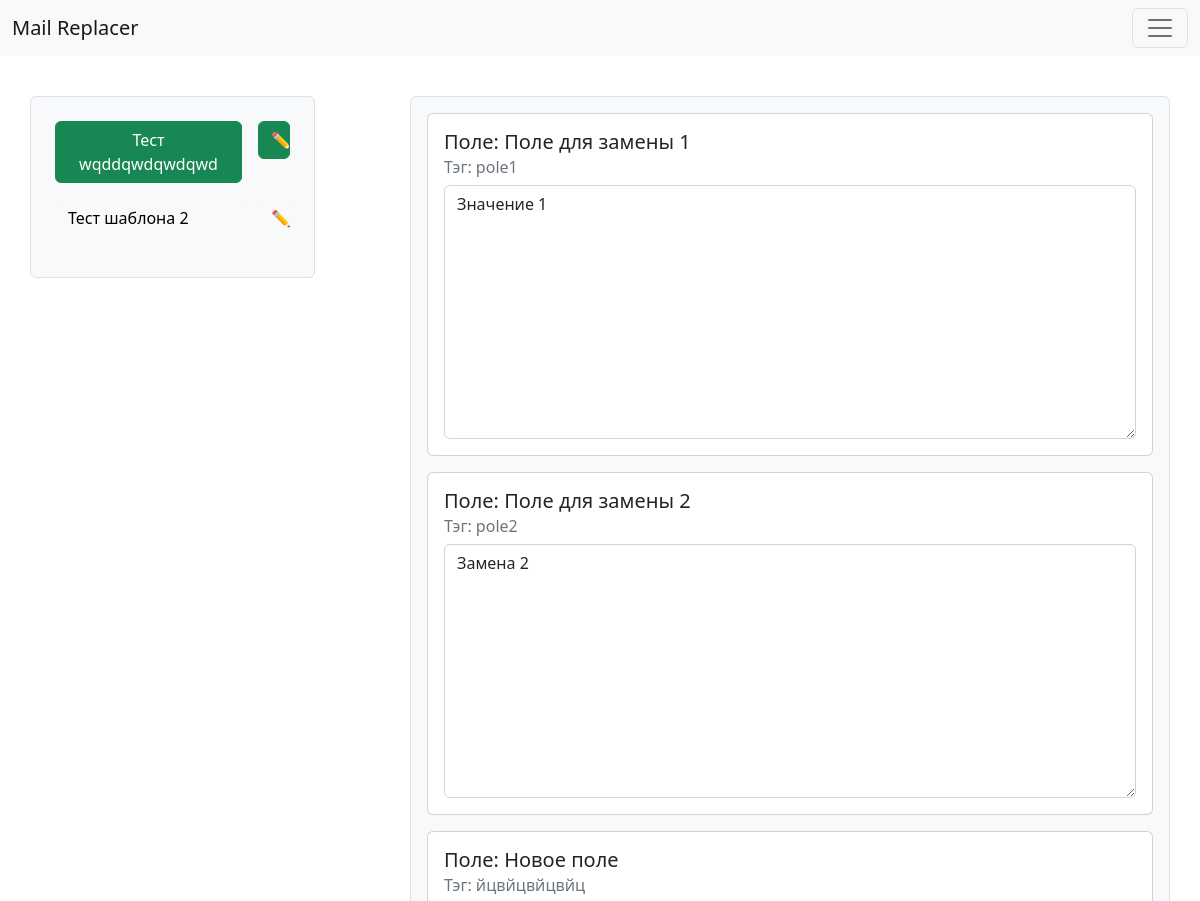
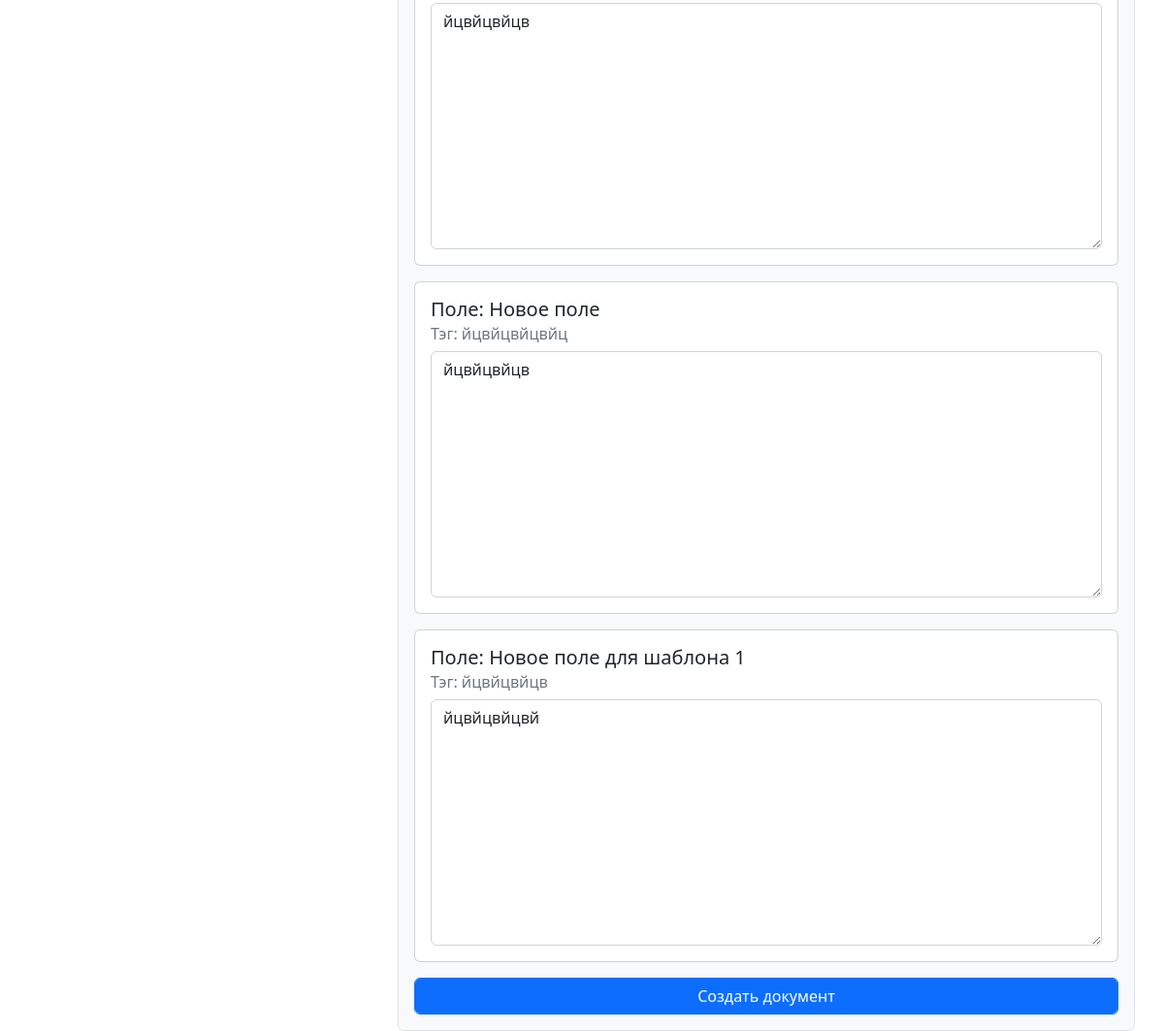
Before: /template/1/ (signed in) with the older database file (2 pictures, top to bottom).
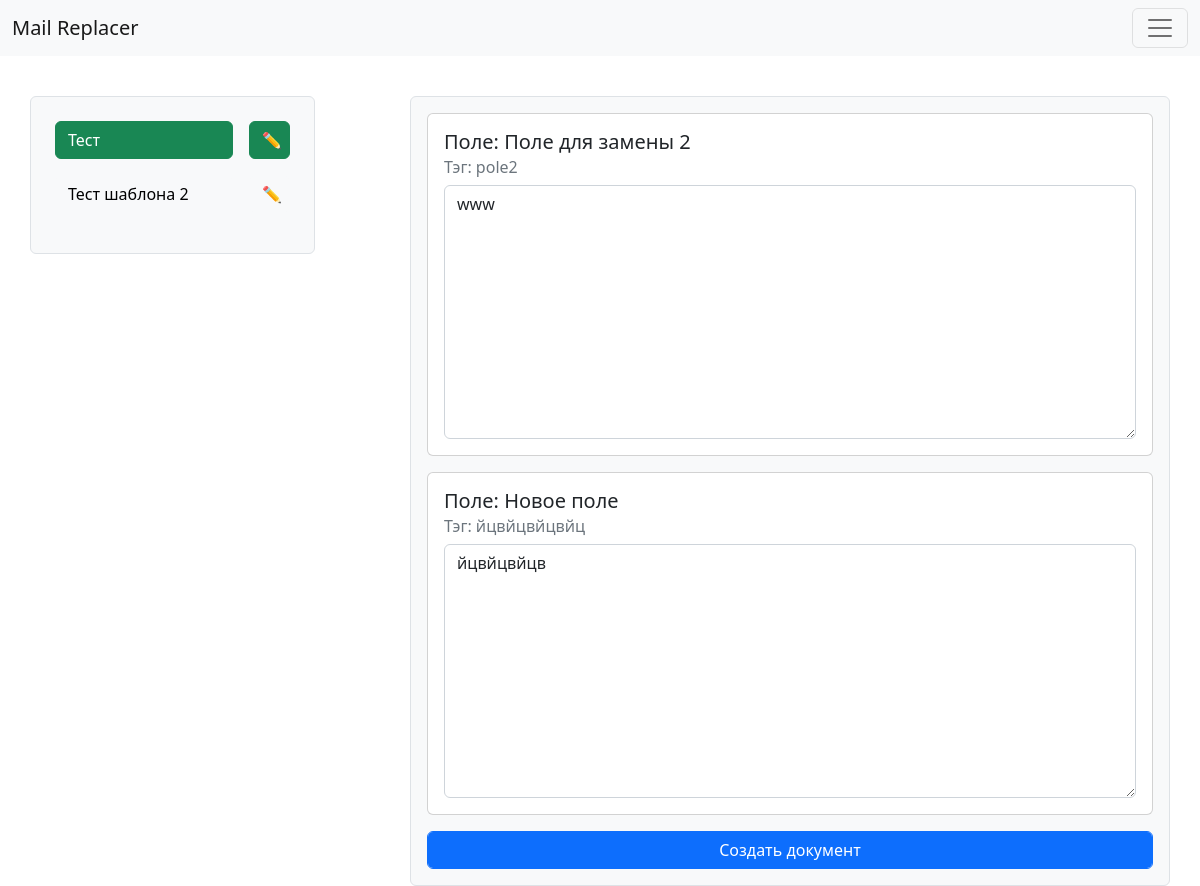
After: the same page with the newer database file.
### Replacer/models.py (models this page shows, shortened)
class Template(models.Model):
    title = models.CharField(max_length=255, db_index=True, verbose_name='Наименование шаблона')
    file = models.FileField(upload_to='templates/%Y/%m/%d/', blank=False, verbose_name='Файл шаблона')
    def get_absolute_url(self):
        return reverse('template', kwargs={"pk": self.pk})
    class Meta:
        verbose_name = 'Шаблон'
        verbose_name_plural = 'Шаблоны'
        ordering = ['pk']

class ReplaceField(models.Model):
    title = models.CharField(
        max_length=255, db_index=True, verbose_name='Имя поля для замены')
    replace_value = models.TextField(blank=False, verbose_name='Значение')
    tag = models.CharField(max_length=255, verbose_name='Тэг')
    template = models.ForeignKey(
        Template, on_delete=models.PROTECT, null=False, verbose_name='Id шаблона')
    class Meta:
        verbose_name = 'Заменяемое поле'
        verbose_name_plural = 'Заменяемые поля'
        ordering = ['template']

### Replacer/views.py (the view)
# urls.py: path('template/<int:pk>/', TemplateDetailView.as_view(), name='template'),
class TemplateDetailView(LoginRequiredMixin, DetailView):
    model = Template
    template_name = 'Replacer/template_replace.html'
    login_url = '/login/'
    def get_form_list(self, fields_list):
        return [ReplaceFieldFormUpdate(instance=field_obj) for field_obj in fields_list]
    def get_context_data(self, *, object_list=None, **kwargs):
        context = super().get_context_data(**kwargs)
        context['pk'], context['path'] = self.pk, self.request.path
        context['form_list'] = self.get_form_list(
            ReplaceField.objects.filter(template_id=self.pk))
        context['field_list'] = ReplaceField.objects.filter(
            template_id=self.pk)
        return context
    def get(self, request, *args, **kwargs):
        self.pk = self.kwargs.get(self.pk_url_kwarg)
        return super().get(request, *args, **kwargs)

### Replacer/templatetags/custom_filters.py (called while the page is built)
@register.inclusion_tag('Replacer/include/_template_bar.html')
def show_template_bar(path):
    template_list = Template.objects.all()
    return {'template_list':template_list, 'path':path}

@register.simple_tag(name='forindex')
def forindex(list_obj, index):
    return list_obj[index]

### Replacer/templates/Replacer/template_replace.html (shortened to what this page needs)
{% extends 'base.html' %}
{% load custom_filters %}
{% block container %}
<div class="container">
    <div class="row justify-content-between">
        <div class="col-md-3 p-3 align-self-start border rounded bg-light mb-3">
            {% show_template_bar path %}
        </div>
        {% if pk %}
        {% if form_list %}
        <div class="col-md-8 bg-light p-3 border rounded">
            <form action="{% url 'create_document' pk %}" method="POST" enctype="multipart/form-data">
                {% for form in form_list %}
                {% forindex field_list forloop.counter0 as field %}
                <div class="card mb-3">
                    <div class="card-body">
                        <h5 class="card-title">Поле: {{field.title}}</h5>
                        <h6 class="card-subtitle mb-2 text-muted">Тэг: {{field.tag}}</h6>
                        <p class="card-text">{{ form.replace_value }}</p>
                    </div>
                </div>
                {% endfor %}
                <button type="submit" class="btn btn-primary form-control">Создать документ</button>
            </form>
            {% else %}
            <div class="col-md-9 bg-light p-3 border rounded">
                <h5 class="card-title">Поля для замены не созданы</h5>
            </div>
            {% endif %}
            {% endif %}
        </div>
    </div>
</div>
{% endblock %}

### Replacer/templates/Replacer/include/_template_bar.html (shortened to what this page needs)
{% block template_bar %}
<table class="table table-borderless">
    <tbody>
        {% for template in template_list %}
        <tr>
            <td><a class="d-flex btn {% if template.get_absolute_url == path %}btn-success{% else %}btn-light{% endif %}" href="{{template.get_absolute_url}}">{{template.title}}</a></td>
            <td style="max-width: 48px;"><a class="d-flex btn {% if template.get_absolute_url == path %}btn-success{% else %}btn-light{% endif %}" href="{% url 'fields_list' template.pk %}">✏️</a></td>
        </tr>
        {% endfor %}
    </tbody>
</table>
{% endblock %}

Changed rows visible on the page:
removed ReplaceField: title "Поле для замены 1", tag "pole1", replace_value "Значение 1"
removed ReplaceField: title "Новое поле", tag "йцвйцвйцвйц", replace_value "йцвйцвйцв"
removed ReplaceField: title "Новое поле для шаблона 1", tag "йцвйцвйцв", replace_value "йцвйцвйцвй"
changed Template: title "Тест wqddqwdqwdqwd" → "Тест"
changed ReplaceField "Поле для замены 2": replace_value "Замена 2" → "www"
Other visible differences:
list line gone: "Поле: Тэг:"
list line gone: "Новое поле йцвйцвйцвйц йцвйцвйцв"
